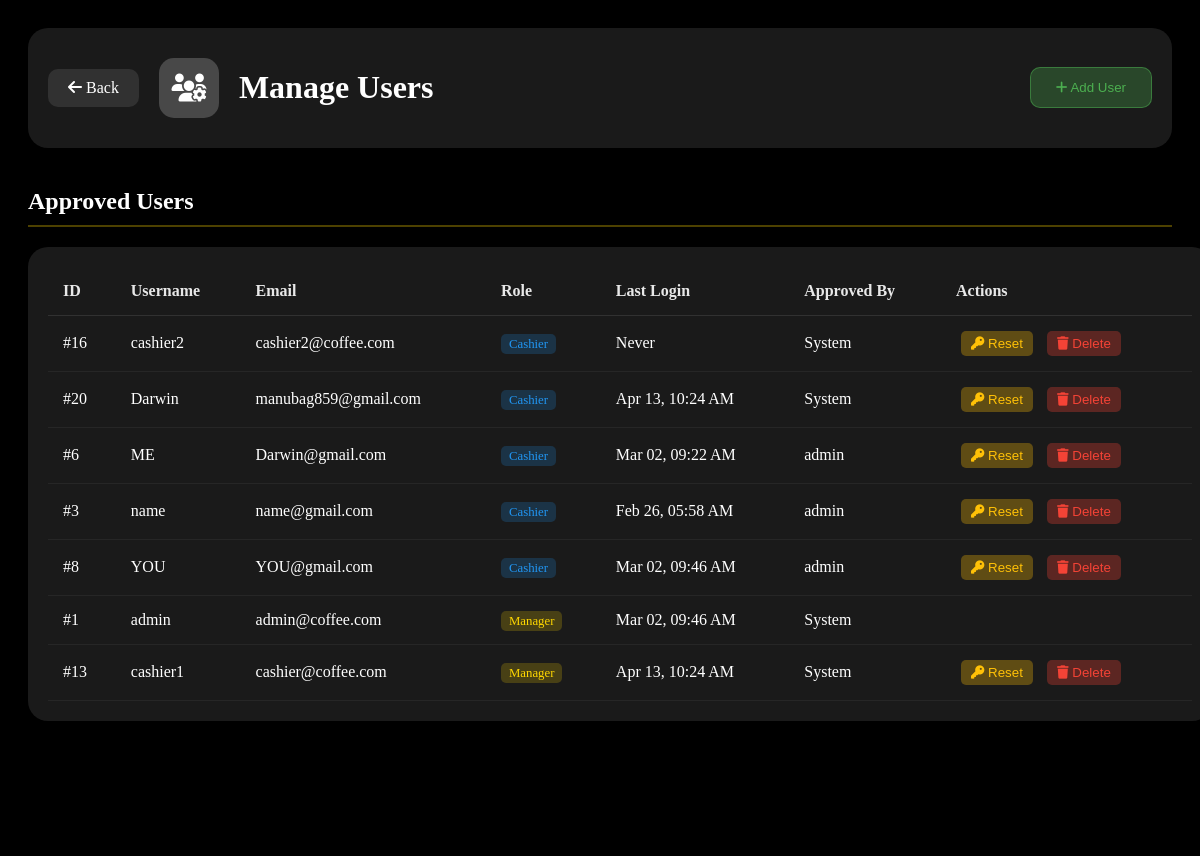
The page /manage-users.php (signed in) on the database its author committed.
### tables this page shows
CREATE TABLE `users` (
  `id` int(11) NOT NULL,
  `username` varchar(50) NOT NULL,
  `email` varchar(100) NOT NULL,
  `password` varchar(255) NOT NULL,
  `role` enum('cashier','manager') DEFAULT 'cashier',
  `created_at` timestamp NOT NULL DEFAULT current_timestamp(),
  `last_login` timestamp NULL DEFAULT NULL,
  `last_logout` timestamp NULL DEFAULT NULL,
  `is_approved` tinyint(1) DEFAULT 0,
  `approved_by` int(11) DEFAULT NULL,
  `approved_at` timestamp NULL DEFAULT NULL
);

### manage-users.php (the view, shortened to what this page needs)
<?php
require_once 'config.php';
$approved_users = $conn->query("SELECT u.*, a.username as approved_by_name
                                FROM users u
                                LEFT JOIN users a ON u.approved_by = a.id
                                WHERE u.is_approved = TRUE
                                ORDER BY u.role, u.username");
?>
<!DOCTYPE html>
<html lang="en">
<head>
    <link rel="stylesheet" href="https://cdnjs.cloudflare.com/ajax/libs/font-awesome/6.4.0/css/all.min.css">
</head>
<body>
    <video autoplay muted loop id="video-background">
        <source src="videos/coffee-bg2.mp4" type="video/mp4">
    </video>
    <div class="video-overlay"></div>
    <div class="container">
        <div class="header">
            <div class="brand">
                <a href="dashboard.php"><i class="fas fa-arrow-left"></i> Back</a>
                <div class="logo"><i class="fas fa-users-cog"></i></div>
                <div class="brand-text">
                    <h1>Manage Users</h1>
                </div>
            </div>
            <button class="btn-add" onclick="openAddModal()"><i class="fas fa-plus"></i> Add User</button>
        </div>
        <h2 class="section-title">Approved Users</h2>
        <div class="users-table">
            <table>
                <thead>
                    <tr>
                        <th>ID</th>
                        <th>Username</th>
                        <th>Email</th>
                        <th>Role</th>
                        <th>Last Login</th>
                        <th>Approved By</th>
                        <th>Actions</th>
                    </tr>
                </thead>
                <tbody>
                    <?php while($user = $approved_users->fetch_assoc()): ?>
                    <tr>
                        <td>#<?php echo $user['id']; ?></td>
                        <td><?php echo htmlspecialchars($user['username']); ?></td>
                        <td><?php echo htmlspecialchars($user['email']); ?></td>
                        <td>
                            <span class="role-badge role-<?php echo $user['role']; ?>">
                                <?php echo ucfirst($user['role']); ?>
                            </span>
                        </td>
                        <td><?php echo $user['last_login'] ? date('M d, h:i A', strtotime($user['last_login'])) : 'Never'; ?></td>
                        <td><?php echo $user['approved_by_name'] ?? 'System'; ?></td>
                        <td>
                            <?php if($user['id'] != $_SESSION['user_id']): ?>
                            <form method="POST" style="display: inline;">
                                <button type="submit" name="reset_password" class="btn-reset" onclick="return confirm('Reset password to default?')">
                                    <i class="fas fa-key"></i> Reset
                                </button>
                            </form>
                            <form method="POST" style="display: inline;">
                                <button type="submit" name="delete_user" class="btn-delete" onclick="return confirm('Delete this user?')">
                                    <i class="fas fa-trash"></i> Delete
                                </button>
                            </form>
                            <?php endif; ?>
                        </td>
                    </tr>
                    <?php endwhile; ?>
                </tbody>
            </table>
        </div>
    </div>
</body>
</html>

### manage-users.php (style rules this page uses)
body { background: #000; min-height: 100vh; padding: 20px; position: relative; }
#video-background { position: fixed; top: 0; left: 0; width: 100%; height: 100%; object-fit: cover; z-index: -2; }
.video-overlay { position: fixed; top: 0; left: 0; width: 100%; height: 100%; background: rgba(0,0,0,0.4); z-index: -1; }
.container { max-width: 1200px; margin: 0 auto; }
.header { display: flex; justify-content: space-between; align-items: center; margin-bottom: 40px; padding: 20px; background: rgba(255,255,255,0.1); border-radius: 20px; backdrop-filter: blur(15px); flex-wrap: wrap; gap: 20px; }
.brand { display: flex; align-items: center; gap: 20px; }
.brand a { color: white; text-decoration: none; padding: 10px 20px; background: rgba(255,255,255,0.1); border-radius: 10px; }
.logo { width: 60px; height: 60px; background: rgba(255,255,255,0.2); border-radius: 15px; display: flex; align-items: center; justify-content: center; color: white; font-size: 28px; }
.brand-text h1 { color: white; font-size: 2rem; }
.btn-add { background: rgba(76,175,80,0.3); color: #4CAF50; border: 1px solid rgba(76,175,80,0.5); padding: 12px 25px; border-radius: 10px; cursor: pointer; }
.section-title { color: white; font-size: 1.5rem; margin: 30px 0 20px; padding-bottom: 10px; border-bottom: 2px solid rgba(255,215,0,0.3); }
.users-table { width: 100%; background: rgba(255,255,255,0.1); border-radius: 20px; padding: 20px; backdrop-filter: blur(15px); overflow-x: auto; margin-bottom: 40px; }
.users-table table { width: 100%; border-collapse: collapse; min-width: 800px; }
.users-table th { color: rgba(255,255,255,0.9); text-align: left; padding: 15px; border-bottom: 1px solid rgba(255,255,255,0.1); }
.users-table td { color: white; padding: 15px; border-bottom: 1px solid rgba(255,255,255,0.05); }
.role-badge { padding: 3px 8px; border-radius: 5px; font-size: 0.8rem; }
.role-manager { background: rgba(255,215,0,0.2); color: #ffd700; }
.role-cashier { background: rgba(33,150,243,0.2); color: #2196F3; }
.btn-approve, .btn-reject, .btn-reset, .btn-delete { padding: 5px 10px; border: none; border-radius: 5px; cursor: pointer; margin: 0 5px; }
.btn-reset { background: rgba(255,193,7,0.3); color: #ffc107; }
.btn-delete { background: rgba(244,67,54,0.3); color: #f44336; }

### rows shown on the page
users: id "16", username "cashier2", email "cashier2@coffee.com", role "Cashier", shows "Never", approved_by_name "System"
users: id "20", username "Darwin", email "manubag859@gmail.com", role "Cashier", last_login "Apr 13, 10:24 AM", approved_by_name "System"
users: id "6", username "ME", email "Darwin@gmail.com", role "Cashier", last_login "Mar 02, 09:22 AM", users.username "admin"
users: id "3", username "name", email "name@gmail.com", role "Cashier", last_login "Feb 26, 05:58 AM", users.username "admin"
users: id "8", username "YOU", email "YOU@gmail.com", role "Cashier", last_login "Mar 02, 09:46 AM", users.username "admin"
users: id "1", username "admin", email "admin@coffee.com", role "Manager", last_login "Mar 02, 09:46 AM", approved_by_name "System"
users: id "13", username "cashier1", email "cashier@coffee.com", role "Manager", last_login "Apr 13, 10:24 AM", approved_by_name "System"
